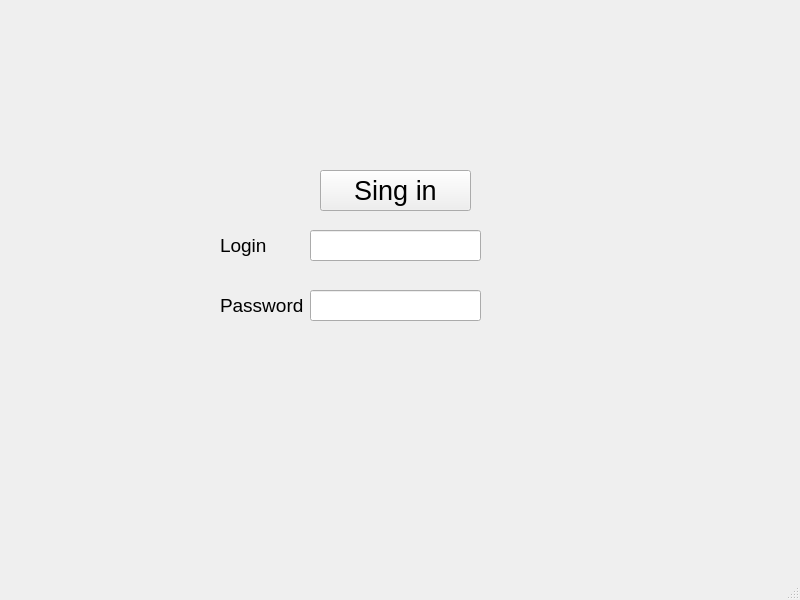
<?xml version="1.0" encoding="UTF-8"?>
<ui version="4.0">
 <class>MainWindow</class>
 <widget class="QMainWindow" name="MainWindow">
  <property name="geometry">
   <rect>
    <x>0</x>
    <y>0</y>
    <width>800</width>
    <height>600</height>
   </rect>
  </property>
  <property name="windowTitle">
   <string>MainWindow</string>
  </property>
  <widget class="QWidget" name="centralwidget">
   <widget class="QLabel" name="login_label">
    <property name="geometry">
     <rect>
      <x>220</x>
      <y>230</y>
      <width>91</width>
      <height>31</height>
     </rect>
    </property>
    <property name="font">
     <font>
      <pointsize>14</pointsize>
     </font>
    </property>
    <property name="text">
     <string>Login</string>
    </property>
    <property name="alignment">
     <set>Qt::AlignLeading|Qt::AlignLeft|Qt::AlignVCenter</set>
    </property>
   </widget>
   <widget class="QLabel" name="pass_label">
    <property name="geometry">
     <rect>
      <x>220</x>
      <y>290</y>
      <width>91</width>
      <height>31</height>
     </rect>
    </property>
    <property name="font">
     <font>
      <pointsize>14</pointsize>
     </font>
    </property>
    <property name="text">
     <string>Password</string>
    </property>
    <property name="alignment">
     <set>Qt::AlignLeading|Qt::AlignLeft|Qt::AlignVCenter</set>
    </property>
   </widget>
   <widget class="QLineEdit" name="login_lineEdit">
    <property name="geometry">
     <rect>
      <x>310</x>
      <y>230</y>
      <width>171</width>
      <height>31</height>
     </rect>
    </property>
   </widget>
   <widget class="QLineEdit" name="pass_lineEdit">
    <property name="geometry">
     <rect>
      <x>310</x>
      <y>290</y>
      <width>171</width>
      <height>31</height>
     </rect>
    </property>
   </widget>
   <widget class="QPushButton" name="singIn_pushButton">
    <property name="geometry">
     <rect>
      <x>320</x>
      <y>170</y>
      <width>151</width>
      <height>41</height>
     </rect>
    </property>
    <property name="font">
     <font>
      <pointsize>20</pointsize>
     </font>
    </property>
    <property name="text">
     <string>Sing in</string>
    </property>
   </widget>
  </widget>
  <widget class="QMenuBar" name="menubar">
   <property name="geometry">
    <rect>
     <x>0</x>
     <y>0</y>
     <width>800</width>
     <height>20</height>
    </rect>
   </property>
  </widget>
  <widget class="QStatusBar" name="statusbar"/>
 </widget>
 <resources/>
 <connections/>
</ui>
